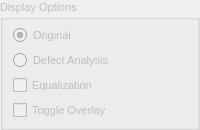
        <widget class="QGroupBox" name="groupDisplayOptions">
         <property name="enabled">
          <bool>false</bool>
         </property>
         <property name="font">
          <font>
           <pointsize>8</pointsize>
          </font>
         </property>
         <property name="title">
          <string>Display Options</string>
         </property>
         <layout class="QVBoxLayout" name="verticalLayout">
          <property name="leftMargin">
           <number>10</number>
          </property>
          <property name="topMargin">
           <number>7</number>
          </property>
          <property name="rightMargin">
           <number>10</number>
          </property>
          <property name="bottomMargin">
           <number>7</number>
          </property>
          <item>
           <widget class="QRadioButton" name="radioOriginal">
            <property name="text">
             <string>Original</string>
            </property>
            <property name="checked">
             <bool>true</bool>
            </property>
           </widget>
          </item>
          <item>
           <widget class="QRadioButton" name="radioDefects">
            <property name="text">
             <string>Defect Analysis</string>
            </property>
           </widget>
          </item>
          <item>
           <widget class="QCheckBox" name="checkCLAHE">
            <property name="text">
             <string>Equalization</string>
            </property>
           </widget>
          </item>
          <item>
           <widget class="QCheckBox" name="checkOverlay">
            <property name="text">
             <string>Toggle Overlay</string>
            </property>
           </widget>
          </item>
         </layout>
        </widget>
